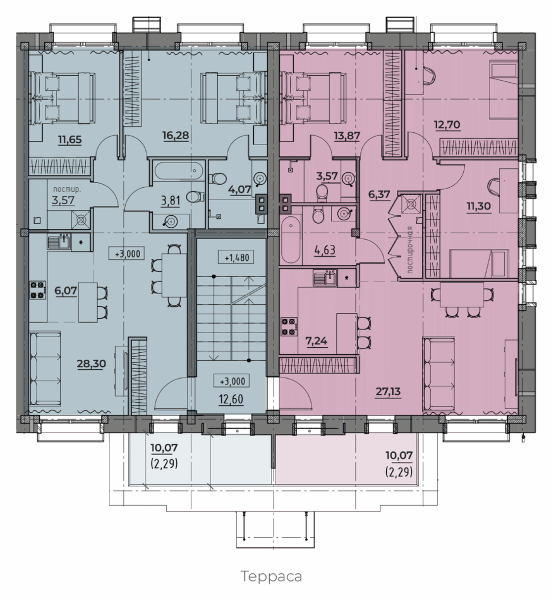
#> input picture assets/plans_web/д.10 №3.png, 1105 x 1200 px, found by its file name (shown at 1/2 size)
$ python crop_plans.py '../assets/plans_web/д.10 №3.png'
#> lines starting #> are read from the running program, lines starting #| are printed output that depends on the picture; after the words box and inside, x2 and y2 are one past the last pixel; in counts of white or black regions, pixels touching at a corner belong together
#!/usr/bin/env python3
"""Crop each source presentation image down to just the floor-plan drawing.
Source layout (4096x2896): title top-left, logo top-right, plan drawing left-center,
old data panel right. We keep only the plan drawing (left region, below title band)."""
import os
import numpy as np
from PIL import Image

SRC = "assets/plans"
OUT = "assets/plans_crop"
os.makedirs(OUT, exist_ok=True)

# region of interest (fractions): exclude top title band and right data panel
ROI_X1, ROI_Y0, ROI_Y1 = 0.49, 0.155, 0.99
PAD = 0.012  # padding as fraction of width


def crop_plan(path, out):
    im = Image.open(path).convert("RGB")
#> im is the input picture: PIL image 1105x1200 RGB; mean R, G, B 199.2, 193.6, 200.1
    W, H = im.size
#> W = 1105; H = 1200
    arr = np.asarray(im)
    x1 = int(W * ROI_X1)
#> x1 = 541
    y0, y1 = int(H * ROI_Y0), int(H * ROI_Y1)
#> y0 = 186; y1 = 1188
    roi = arr[y0:y1, 0:x1]
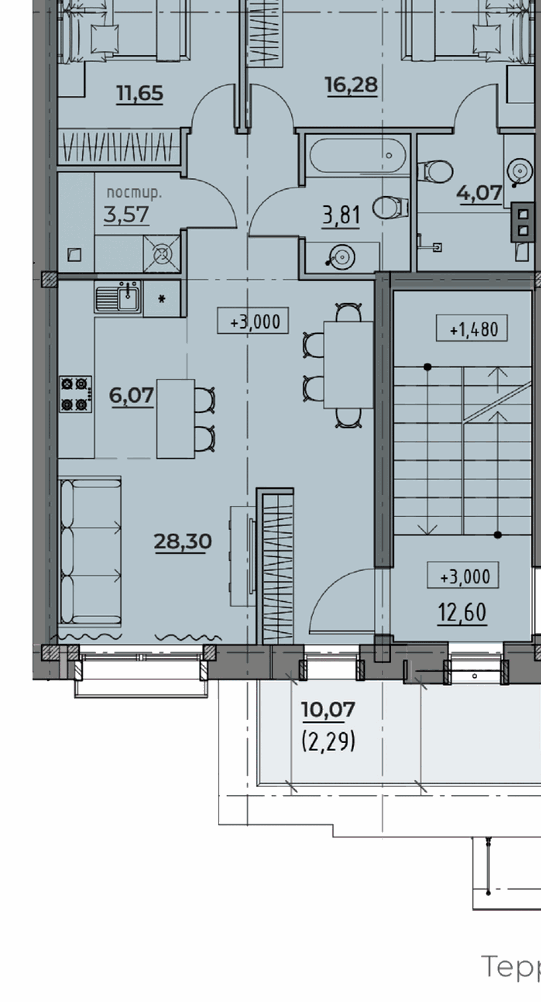
#> roi: shape (1002, 541, 3); mean R, G, B 190.5, 199, 203.1
    # content = not near-white
    gray = roi.min(axis=2)
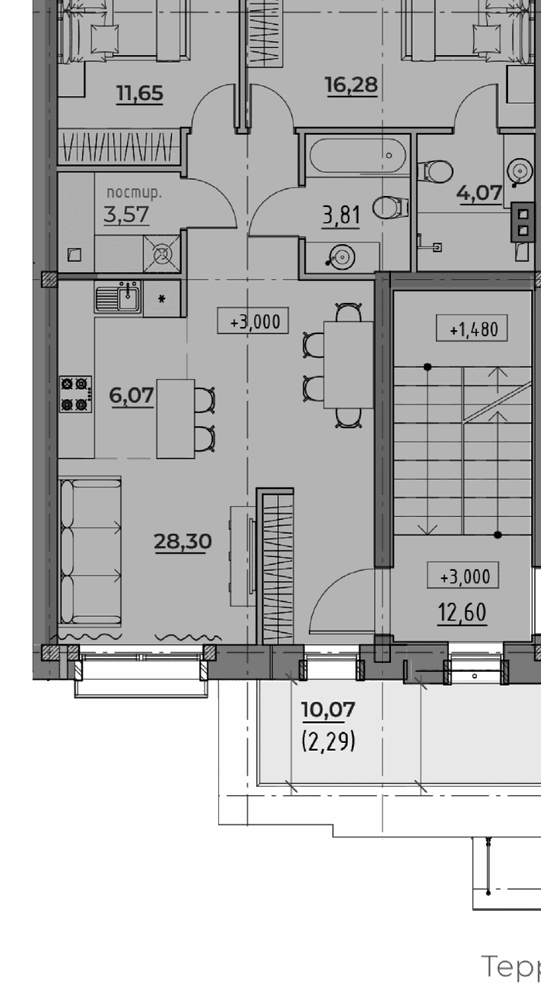
#> gray: shape (1002, 541); min 3, max 254, mean 190.4
    mask = gray < 232
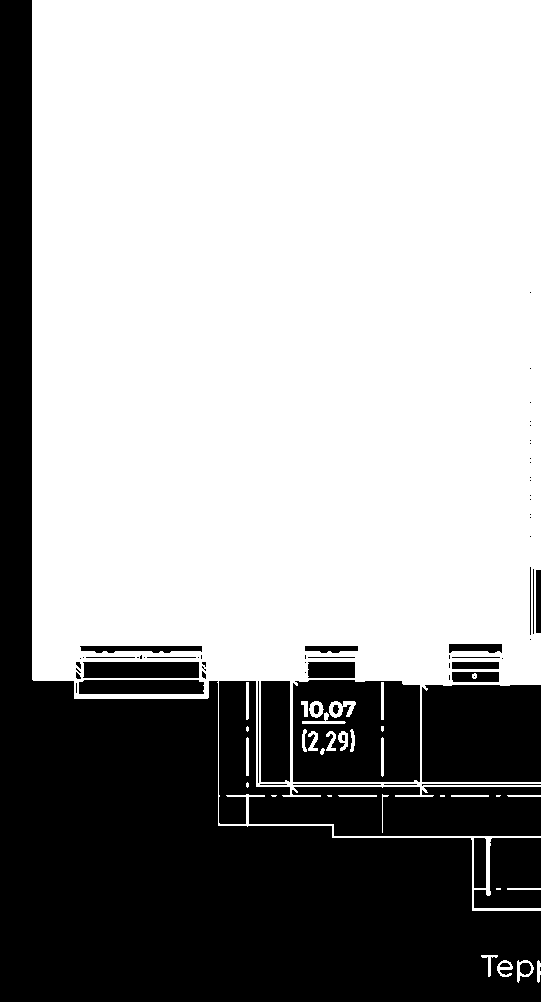
#> mask: shape (1002, 541) bool; 64.3% white; 72 black regions (38 under 20 px), largest, box (x1, y1, x2, y2) and area: (0, 0, 541, 1002) 138036, (219, 681, 541, 836) 17368, (422, 685, 541, 782) 11506
    ys, xs = np.where(mask)
    if len(xs) == 0:
        im.save(out); return im.size
    pad = int(W * PAD)
#> pad = 13
    left = max(0, xs.min() - pad)
#> left = 19
    right = min(x1, xs.max() + pad)
#> right = 541
    top = max(0, y0 + ys.min() - pad)
#> top = 173
    bot = min(H, y0 + ys.max() + pad)
#> bot = 1181
    crop = im.crop((left, top, right, bot))
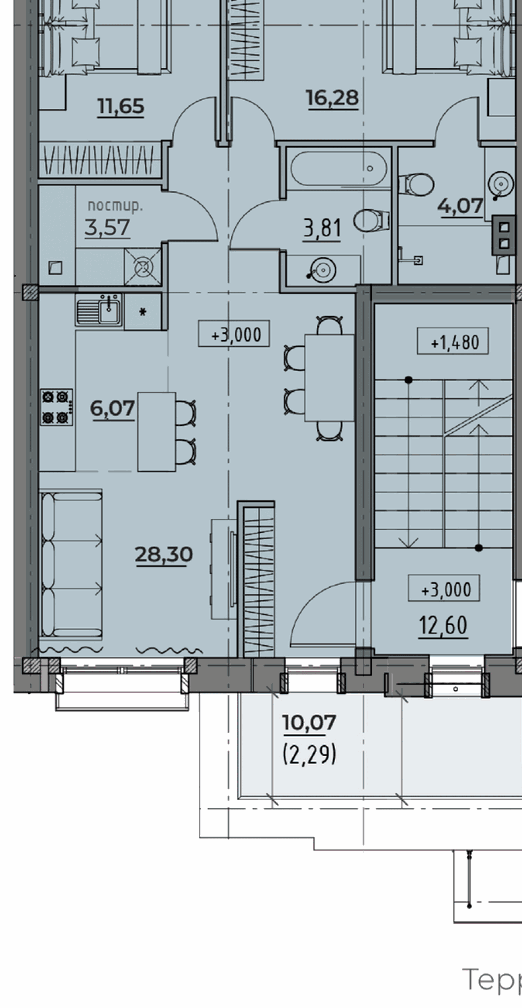
#> crop: PIL image 522x1008 RGB; mean R, G, B 187.4, 196.4, 200.7
    crop.save(out, "PNG")
    return crop.size


if __name__ == "__main__":
    import sys
    names = sys.argv[1:] or [f for f in os.listdir(SRC) if f.endswith(".png") and f != "test.png"]
    for nm in names:
        sz = crop_plan(os.path.join(SRC, nm), os.path.join(OUT, nm))
        print(nm, "->", sz)
#| ../assets/plans_web/д.10 №3.png -> (522, 1008)

$ run again, on assets/plans_web/д.10 №5.png
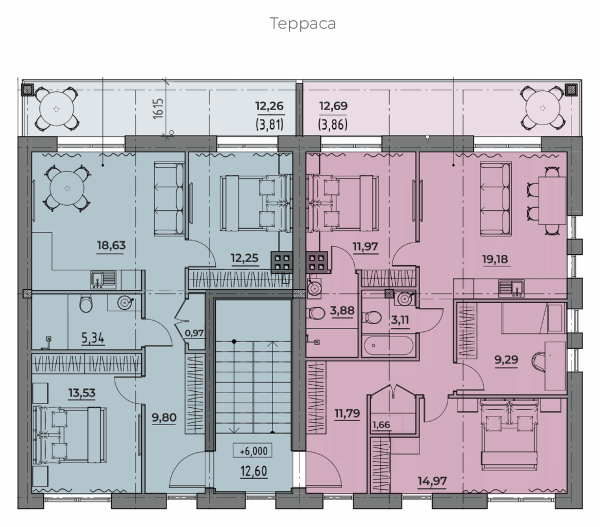
#> input picture assets/plans_web/д.10 №5.png, 1200 x 1053 px, found by its file name (shown at 1/2 size)
#> in crop_plan, im is the input picture: PIL image 1200x1053 RGB; mean R, G, B 194, 188.2, 195.5
#> in crop_plan, `mask = gray < 232`:
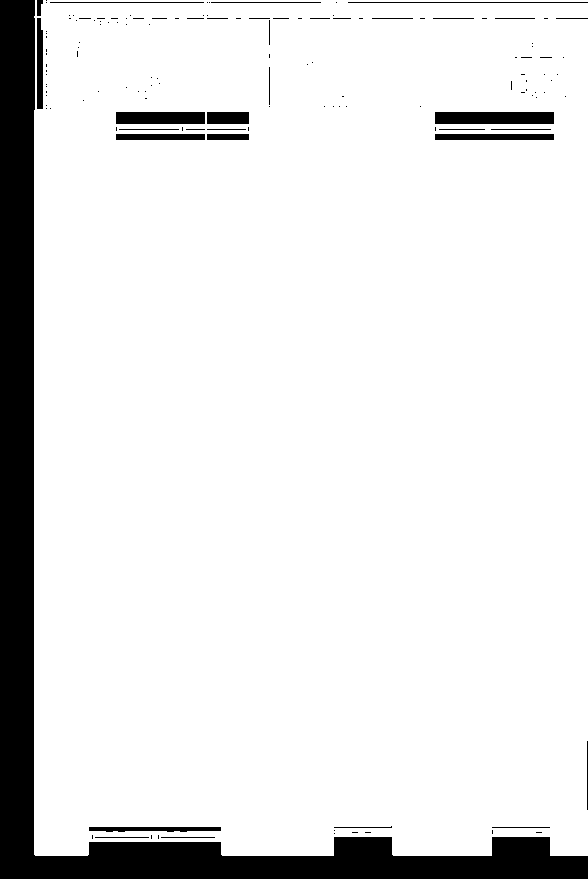
#> mask: shape (879, 588) bool; 89.5% white; 138 black regions (107 under 20 px), largest, box (x1, y1, x2, y2) and area: (0, 0, 588, 879) 46792, (435, 112, 554, 124) 1428, (116, 112, 205, 124) 1068
#> left = 20
#> right = 588
#> top = 149
#> bot = 1032
#> in crop_plan, `crop = im.crop((left, top, right, bot))`:
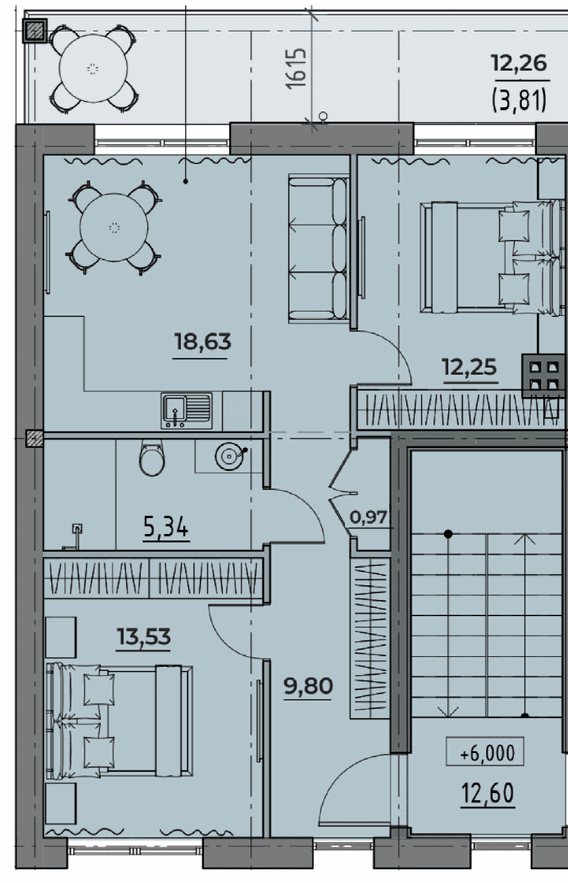
#> crop: PIL image 568x883 RGB; mean R, G, B 168.6, 180.5, 186
#| ../assets/plans_web/д.10 №5.png -> (568, 883)
